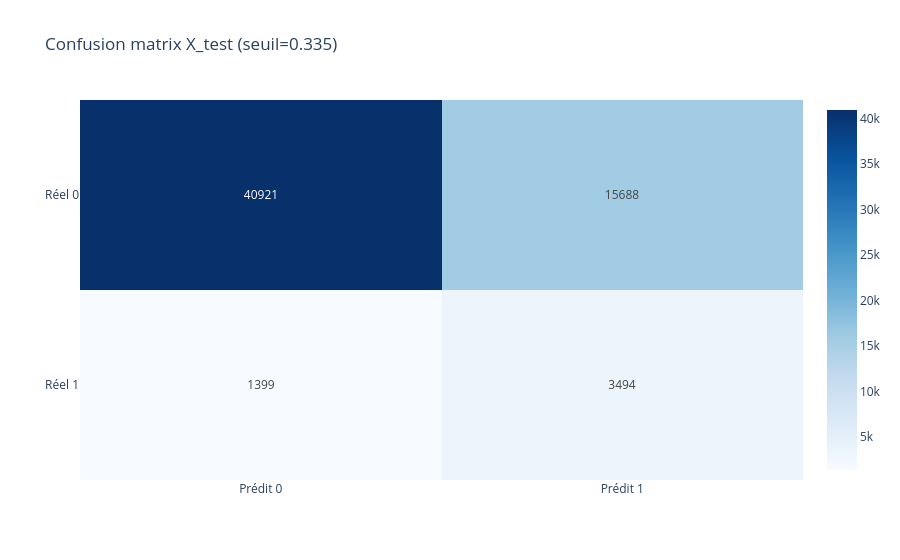

This figure's notebook cell:
### Markdown cell above
## Évaluation sur X_test

### Code cell
preds_proba_test = best_model.predict_proba(X_test)[:, 1]
preds_test = (preds_proba_test >= best_thresh).astype(int)

test_metrics = {
    "test_roc_auc": round(float(roc_auc_score(y_test, preds_proba_test)), 2),
    "test_pr_auc": round(float(average_precision_score(y_test, preds_proba_test)), 2),
    "test_recall": round(float(recall_score(y_test, preds_test, zero_division=0)), 2),
    "test_precision": round(
        float(precision_score(y_test, preds_test, zero_division=0)), 2
    ),
    "test_f1": round(float(f1_score(y_test, preds_test, zero_division=0)), 2),
    "test_fbeta": round(
        float(fbeta_score(y_test, preds_test, beta=FBETA, zero_division=0)), 2
    ),
    "test_cost": round(float(cost_score(y_test, preds_test)), 2),
}

ORDER = ["roc_auc", "pr_auc", "recall", "precision", "cost", "f1", "fbeta"]
metrics_df = pd.DataFrame(
    [(k.replace("test_", ""), f"{v:.2f}") for k, v in test_metrics.items()],
    columns=["Métrique", "Valeur"],
)
metrics_df["Métrique"] = pd.Categorical(
    metrics_df["Métrique"], categories=ORDER, ordered=True
)
display(metrics_df.sort_values("Métrique").reset_index(drop=True))

# Confusion matrix
tn, fp, fn, tp = confusion_matrix(y_test, preds_test).ravel()
fig_cm = go.Figure(
    go.Heatmap(
        z=[[tn, fp], [fn, tp]],
        x=["Prédit 0", "Prédit 1"],
        y=["Réel 0", "Réel 1"],
        text=[[str(tn), str(fp)], [str(fn), str(tp)]],
        texttemplate="%{text}",
        colorscale="Blues",
    )
)
fig_cm.update_layout(title=f"Confusion matrix X_test (seuil={best_thresh:.3f})")
fig_cm.update_yaxes(autorange="reversed")
fig_cm.show()

### Figure 1 — Plotly figure (JSON) as saved in the notebook; plotly's stock layout.template omitted (floating-point values rounded to 4 significant figures)
{"data": [{"colorscale": [[0, "rgb(247,251,255)"], [0.125, "rgb(222,235,247)"], [0.25, "rgb(198,219,239)"], [0.375, "rgb(158,202,225)"], [0.5, "rgb(107,174,214)"], [0.625, "rgb(66,146,198)"], [0.75, "rgb(33,113,181)"], [0.875, "rgb(8,81,156)"], [1, "rgb(8,48,107)"]], "text": [["40921", "15688"], ["1399", "3494"]], "texttemplate": "%{text}", "type": "heatmap", "x": ["Prédit 0", "Prédit 1"], "y": ["Réel 0", "Réel 1"], "z": [[40921, 15688], [1399, 3494]]}], "layout": {"title": {"text": "Confusion matrix X_test (seuil=0.335)"}, "yaxis": {"autorange": "reversed"}}}
